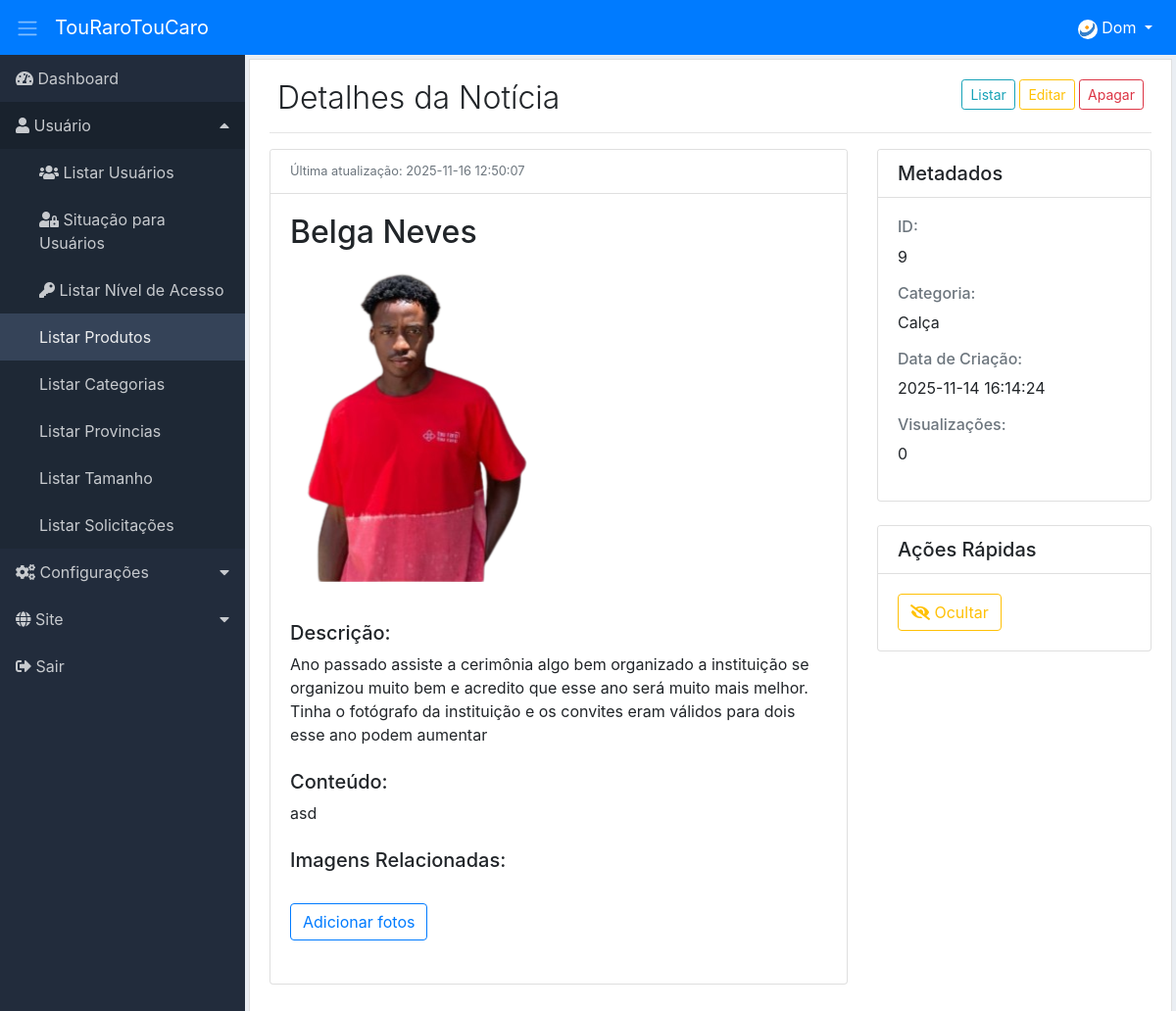
Before: /adm/view-product/index/9 (signed in) with the older database file.
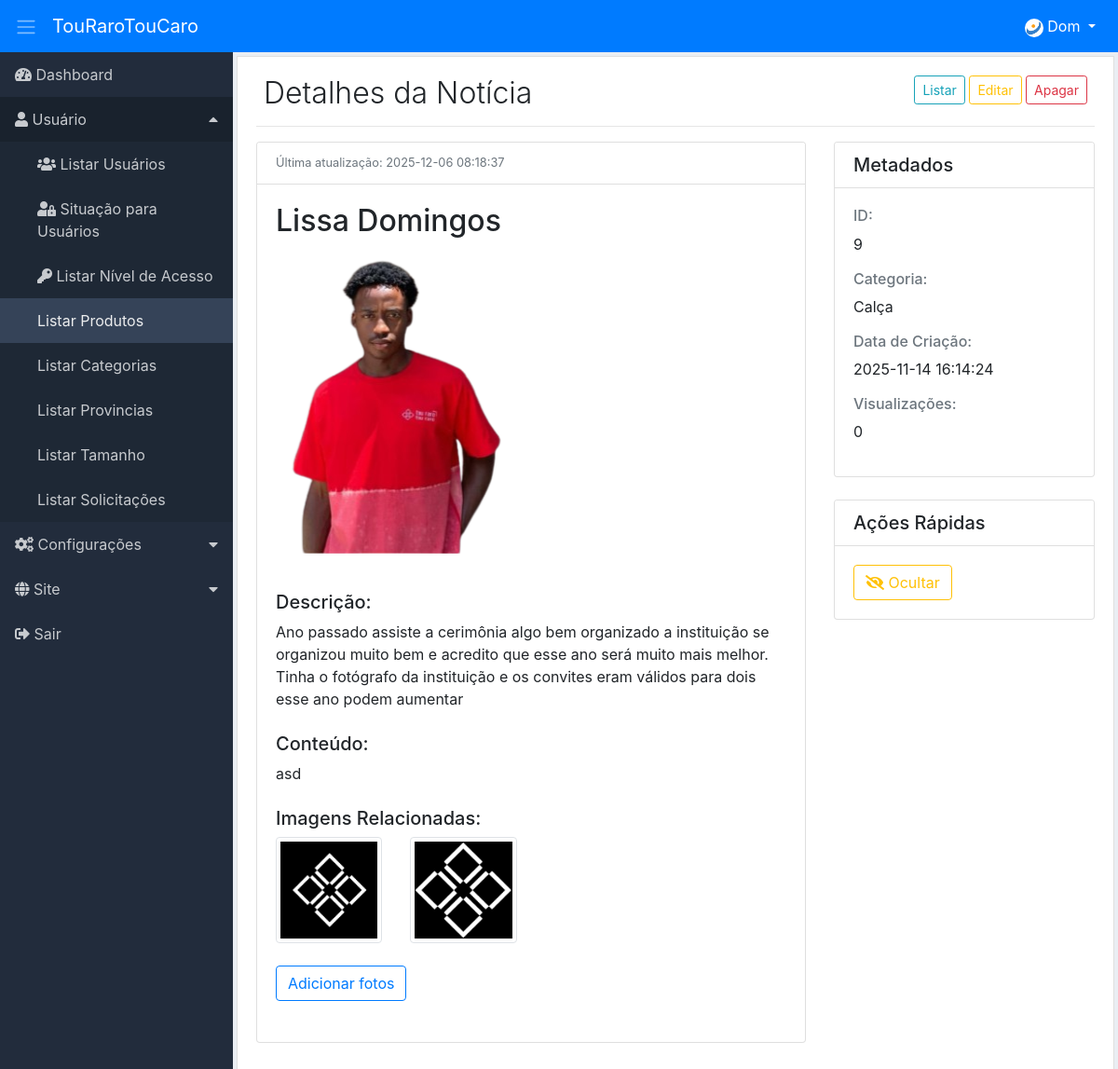
After: the same page with the newer database file.
### tables this page shows
CREATE TABLE IF NOT EXISTS `sts_products` (
  `id` int NOT NULL AUTO_INCREMENT,
  `product_id` varchar(20) NOT NULL,
  `name` varchar(50) NOT NULL,
  `title` varchar(50) NOT NULL,
  `description` text NOT NULL,
  `type` varchar(50) NOT NULL,
  `price` double NOT NULL,
  `sts_categories_id` int NOT NULL,
  `sts_view_id` int NOT NULL,
  `image` varchar(250) DEFAULT NULL,
  `created` datetime NOT NULL,
  `modified` datetime DEFAULT NULL,
  PRIMARY KEY (`id`)
);

CREATE TABLE IF NOT EXISTS `sts_categories` (
  `id` int NOT NULL AUTO_INCREMENT,
  `name` varchar(45) NOT NULL,
  `image` varchar(200) DEFAULT NULL,
  `created` datetime NOT NULL,
  `modified` datetime DEFAULT NULL,
  PRIMARY KEY (`id`)
);

CREATE TABLE IF NOT EXISTS `sts_product_images` (
  `id` int NOT NULL AUTO_INCREMENT,
  `name` varchar(100) NOT NULL,
  `sts_product_id` int NOT NULL,
  `created` datetime NOT NULL,
  `modified` datetime DEFAULT NULL,
  PRIMARY KEY (`id`)
);

### adm/core/ConfigController.php (called while the page is built, shortened)
<?php
class ConfigController extends Config
{
    private string $urlController;
    private string $urlMetodo;
    private string $urlParamentro;
    private array $format;
    public function __construct() {
        if (!empty(filter_input(INPUT_GET, 'url', FILTER_DEFAULT))) {
            $this->url = filter_input(INPUT_GET, 'url', FILTER_DEFAULT);
            $this->url = $this->limparUrl($this->url);
            $this->urlConjunto = explode("/", $this->url);
            if (isset($this->urlConjunto[0])) {
                $this->urlController = $this->slugController($this->urlConjunto[0]);
            } else {
                $this->urlController = $this->slugController(CONTROLLER);
            }
            if (isset($this->urlConjunto[1])) {
                $this->urlMetodo = $this->slugMetodo($this->urlConjunto[1]);
            } else {
                $this->urlController = $this->slugController(CONTROLLER);
                $this->urlMetodo = $this->slugMetodo(METODO);
            }
            if (isset($this->urlConjunto[2])) {
                $this->urlParamentro = $this->urlConjunto[2];
            } else {
                $this->urlParamentro = "";
            }
        } else {
            $this->urlController = $this->slugController(CONTROLLER);
            $this->urlMetodo = $this->slugMetodo(METODO);
            $this->urlParamentro = "";
        }
    }
    private function slugController($slugController) {
        $this->slugController = strtolower($slugController);
        $this->slugController = str_replace("-", " ", $this->slugController);
        $this->slugController = ucwords($this->slugController);
        $this->slugController = str_replace(" ", "", $this->slugController);
        return $this->slugController;
    }
    private function slugMetodo($slugMetodo) {
        $this->slugMetodo = $this->slugController($slugMetodo);
        $this->slugMetodo = lcfirst($this->slugMetodo);
        return $this->slugMetodo;
    }
    private function limparUrl($url) {
        $this->urlLimpa = strip_tags($url);
        $this->urlLimpa = trim($this->urlLimpa);
        $this->urlLimpa = rtrim($this->urlLimpa, "/");
        $this->format['a'] = 'ÀÁÂÃÄÅÆÇÈÉÊËÌÍÎÏÐÑÒÓÔÕÖØÙÚÛÜüÝÞßàáâãäåæçèéêëìíîïðñòóôõöøùúûýýþÿRr"!@#$%&*()_-+={[}]?;:.,\\\'<>°ºª ';
        $this->format['b'] = 'aaaaaaaceeeeiiiidnoooooouuuuuybsaaaaaaaceeeeiiiidnoooooouuuyybyRr--------------------------------';
        $this->urlLimpa = strtr(mb_convert_encoding($this->urlLimpa,'ISO-8859-1', 'UTF-8'), mb_convert_encoding($this->format['a'],'ISO-8859-1', 'UTF-8'), $this->format['b']);
        return $this->urlLimpa;
    }
    public function carregar() {
        $carregarPgAdm = new \Core\CarregarPgAdmLevel();
        $carregarPgAdm->carregarPg( $this->urlController, $this->urlMetodo, $this->urlParamentro);
    }
}

### adm/index.php (called while the page is built, shortened)
<?php
$url = new Home();
$url->carregar();

### adm/app/adms/Models/helper/AdmsRead.php (called while the page is built, shortened)
<?php
class AdmsRead extends AdmsConn
{
    private string $select;
    private array $values = [];
    private object $query;
    public function fullRead($query, $parseString = null) {
        $this->select = $query;
        if (!empty($parseString)) {
            parse_str($parseString, $this->values);
        }
        $this->exeIntruction();
    }
    private function exeIntruction() {
        $this->connection();
        try {
            $this->exeParameter();
            $this->query->execute();
            $this->result = $this->query->fetchAll();
        } catch (Exception $ex) {
            $this->result = null;
        }
    }
    private function connection() {
        $this->conn = $this->connect();
        $this->query = $this->conn->prepare($this->select);
        $this->query->setFetchMode(PDO::FETCH_ASSOC);
    }
    private function exeParameter() {
        if ($this->values) {
            foreach ($this->values as $link => $value) {
                if ($link == 'limit' || $link == 'offset') {
                    $value = (int) $value;
                }
                $this->query->bindValue(":{$link}", $value, (is_int($value) ? PDO::PARAM_INT : PDO::PARAM_STR));
            }
        }
    }
}

### adm/app/adms/Models/helper/AdmsConn.php (called while the page is built, shortened)
<?php
class AdmsConn
{
    private string $db = "mysql";
    private string $host = HOST;
    private string $user = USER;
    private string $pass = PASS;
    private string $dbname = DBNAME;
    private int $port = PORT;
    protected function connect() {
        try {
            $this->connect = new PDO($this->db . ':host=' . $this->host . ';port=' . $this->port . ';dbname=' . $this->dbname, $this->user, $this->pass);
            return $this->connect;
        } catch (Exception $ex) {
            die("Erro: Por favor tente novamente. Caso o problema persista, entre em contato o administrador " . EMAILADM . "!<br>");
        }
    }
}

### adm/app/adms/Models/AdmsViewProduct.php (called while the page is built, shortened)
<?php
class AdmsViewProduct
{
    public function viewProduct($id) {
        $this->id = (int) $id;
        $viewProduct = new \App\adms\Models\helper\AdmsRead();
        $viewProduct->fullRead("SELECT prd.id, prd.name, prd.description, prd.title, prd.type, prd.image, prd.price, prd.sts_view_id, prd.modified, prd.created,
                cat.name AS category
                FROM sts_products prd
                INNER JOIN sts_categories cat ON cat.id=prd.sts_categories_id
                WHERE prd.id=:id
                LIMIT :limit", "id={$this->id}&limit=1");
    }
    public function listProductImages($id){
        $this->id = (int) $id;
        $listImage = new \App\adms\Models\helper\AdmsRead();
        $listImage->fullRead("SELECT id img_id , name , sts_product_id as product_id
        FROM sts_product_images
        WHERE sts_product_id =:id ORDER BY id DESC","id=".$this->id);
        return $listImage->getResult();
    }
}

### adm/app/adms/Views/products/viewProduct.php (the view, shortened to what the rows shown need)
<div class="content p-1">
    <div class="list-group-item">
        <div class="d-flex">
            <div class="mr-auto p-2">
                <h2 class="display-4 title">Detalhes da Notícia</h2>
            </div>
        </div>
        <?php
         if(isset($this->dados['viewProduct'])){
    extract($this->dados['viewProduct'][0]);
    ?>
        <div class="row">
            <div class="col-lg-8">
                <div class="card mb-4">
                    <div class="card-header bg-white">
                        <div class="d-flex justify-content-between align-items-center">
                            <small class="text-muted">Última atualização: <?php echo $modified;?></small>
                        </div>
                    </div>
                    <div class="card-body">
                        <h2 class="card-title"><?php echo $name; ?></h2>
                        <div class="mb-4 img-edit">
                            <?php
                if (isset($image) AND (!empty($image)) AND (file_exists('app/adms/assets/image/products/' . $id . '/' . $image))) {
                    $image = URLADM . 'app/adms/assets/image/products/' . $id . '/' . $image;
                } else {
                    $image = URLADM . 'app/adms/assets/image/products/product_icon.png';
                }
                ?>
                            <img src="<?php echo $image?>" alt="Imagem principal"
                                class="img-fluid rounded products-image w-100 mb-3">
                        </div>
                        <div class="mb-4">
                            <h5>Descrição:</h5>
                            <div class="highlight-box">
                                <p class="mb-0"><?php echo $description?></p>
                            </div>
                        </div>
                        <div class="mb-4">
                            <h5>Conteúdo:</h5>
                            <div class="products-content">
                                <p><?php echo $title?></p>
                            </div>
                        </div>
                        <div class="mb-4">
                            <h5>Imagens Relacionadas:</h5>
                            <div class="row g-2" id="imageGallery">
                                <?php
                                if(isset($this->dados['listProductImages']) && !empty($this->dados['listProductImages'])){
                            foreach($this->dados['listProductImages'] as $listProductImages){
                               extract($listProductImages);
                               if (isset($name) AND (!empty($name)) AND (file_exists('app/adms/assets/image/products/' . $product_id . '/' . $name))) {
                    $name = URLADM . 'app/adms/assets/image/products/' . $product_id . '/' . $name;
                } else {
                    $name = '';
                }
                              if($name !== '') {?>
                                <div class="col-6 col-md-4 col-lg-3 img-edit">
                                    <img src="<?php echo $name?>" alt="Imagem 1" class="img-thumbnail gallery-thumbnail"
                                        data-bs-toggle="modal" data-bs-target="#imageModal">
                                </div>
                                <?php  }}}?>
                            </div>
                            <a href="<?php echo URLADM . 'add-product-images/index/' . $id; ?>"
                                class="mt-4 btn btn-outline-primary">Adicionar fotos</a>
                        </div>
                    </div>
                </div>
            </div>
            <div class="col-lg-4">
                <div class="card mb-4">
                    <div class="card-header bg-white">
                        <h5 class="mb-0">Metadados</h5>
                    </div>
                    <div class="card-body">
                        <div class="metadata-item">
                            <h6 class="text-muted">ID:</h6>
                            <p><?php echo $id?></p>
                        </div>
                        <div class="metadata-item">
                            <h6 class="text-muted">Categoria:</h6>
                            <p><?php echo $category?></p>
                        </div>
                        <div class="metadata-item">
                            <h6 class="text-muted">Data de Criação:</h6>
                            <p><?php echo $created?></p>
                        </div>
                        <div class="metadata-item">
                            <h6 class="text-muted">Visualizações:</h6>
                            <p>0 </p>
                        </div>
                    </div>
                </div>
                <div class="card">
                    <div class="card-header bg-white">
                        <h5 class="mb-0">Ações Rápidas</h5>
                    </div>
                    <div class="card-body d-grid gap-2">
                        <form id="edit_product" method="POST" action="<?php echo URLADM."edit-product/index/".$id?>>"
                            enctype="multipart/form-data">
                            <input type="text" name="sts_view_id" value="<?php if($sts_view_id==0){
                            $label="Publicar";
                            $icon="fa-eye";
                            $button="btn-outline-primary";
                            echo 1;
                         }else{
                             $label="Ocultar";
                            $icon="fa-eye-slash";
                            $button="btn-outline-warning";
                         }?>" hidden>
                            <button name="EditProduct" value="editProduct" type="submit" class="btn <?php echo $button;?> ">
                                <i class="fas <?php echo $icon;?> me-1"></i> <?php echo $label;?></button>
                        </form>
                    </div>
                </div>
            </div>
        </div>
        <?php } ?>

Changed rows visible on the page:
changed sts_products "asd": modified "2025-11-16 12:50:07" → "2025-12-06 08:18:37"; name "Belga Neves" → "Lissa Domingos"
added sts_product_images: shows a picture
added sts_product_images: shows a picture
